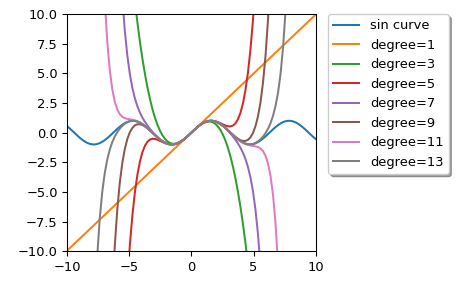

The Python source for this figure:
# We can calculate Taylor approximation polynomials of sin function with
# various degrees:

import matplotlib.pyplot as plt
from scipy.interpolate import approximate_taylor_polynomial
x = np.linspace(-10.0, 10.0, num=100)
plt.plot(x, np.sin(x), label="sin curve")
for degree in np.arange(1, 15, step=2):
    sin_taylor = approximate_taylor_polynomial(np.sin, 0, degree, 1,
                                               order=degree + 2)
    plt.plot(x, sin_taylor(x), label=f"degree={degree}")
plt.legend(bbox_to_anchor=(1.05, 1), loc='upper left',
           borderaxespad=0.0, shadow=True)
plt.tight_layout()
plt.axis([-10, 10, -10, 10])
plt.show()
